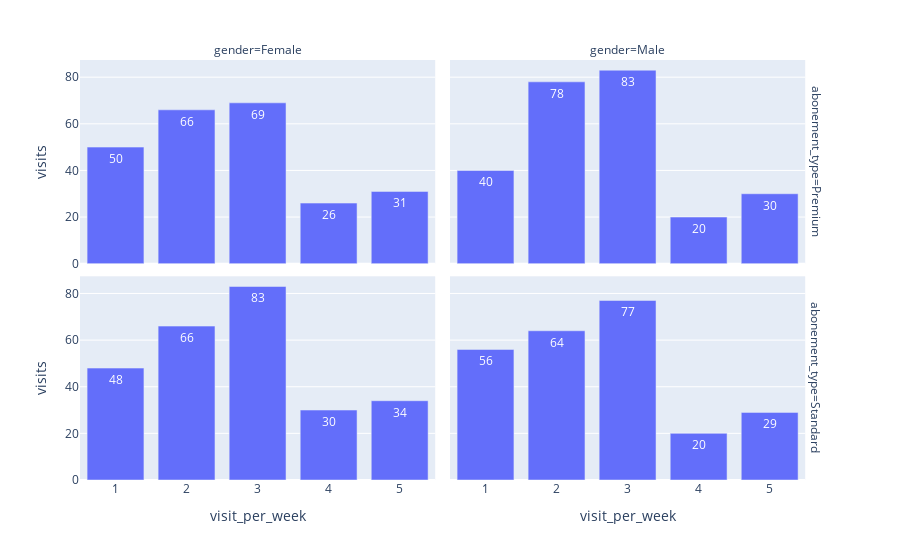

The code cell stored with this chart in its notebook:
### Code cell
data_frame = df.groupby(by=['gender','abonement_type','visit_per_week']).agg(visits = pd.NamedAgg(column = 'visit_per_week', aggfunc='count')).reset_index()
px.bar(data_frame,
       x='visit_per_week',
       y='visits',
       facet_col = 'gender',
       facet_row = 'abonement_type',
       text_auto=True)

### Figure 1 — Plotly figure (JSON) as saved in the notebook; plotly's stock layout.template omitted (floating-point values rounded to 4 significant figures)
{"data": [{"hovertemplate": "abonement_type=Premium<br>gender=Female<br>visit_per_week=%{x}<br>visits=%{y}<extra></extra>", "legendgroup": "", "marker": {"color": "#636efa", "pattern": {"shape": ""}}, "name": "", "orientation": "v", "showlegend": false, "textposition": "auto", "texttemplate": "%{y}", "type": "bar", "x": [1, 2, 3, 4, 5], "xaxis": "x3", "y": [50, 66, 69, 26, 31], "yaxis": "y3"}, {"hovertemplate": "abonement_type=Premium<br>gender=Male<br>visit_per_week=%{x}<br>visits=%{y}<extra></extra>", "legendgroup": "", "marker": {"color": "#636efa", "pattern": {"shape": ""}}, "name": "", "orientation": "v", "showlegend": false, "textposition": "auto", "texttemplate": "%{y}", "type": "bar", "x": [1, 2, 3, 4, 5], "xaxis": "x4", "y": [40, 78, 83, 20, 30], "yaxis": "y4"}, {"hovertemplate": "abonement_type=Standard<br>gender=Female<br>visit_per_week=%{x}<br>visits=%{y}<extra></extra>", "legendgroup": "", "marker": {"color": "#636efa", "pattern": {"shape": ""}}, "name": "", "orientation": "v", "showlegend": false, "textposition": "auto", "texttemplate": "%{y}", "type": "bar", "x": [1, 2, 3, 4, 5], "xaxis": "x", "y": [48, 66, 83, 30, 34], "yaxis": "y"}, {"hovertemplate": "abonement_type=Standard<br>gender=Male<br>visit_per_week=%{x}<br>visits=%{y}<extra></extra>", "legendgroup": "", "marker": {"color": "#636efa", "pattern": {"shape": ""}}, "name": "", "orientation": "v", "showlegend": false, "textposition": "auto", "texttemplate": "%{y}", "type": "bar", "x": [1, 2, 3, 4, 5], "xaxis": "x2", "y": [56, 64, 77, 20, 29], "yaxis": "y2"}], "layout": {"annotations": [{"font": {}, "showarrow": false, "text": "gender=Female", "x": 0.24, "xanchor": "center", "xref": "paper", "y": 1, "yanchor": "bottom", "yref": "paper"}, {"font": {}, "showarrow": false, "text": "gender=Male", "x": 0.74, "xanchor": "center", "xref": "paper", "y": 1, "yanchor": "bottom", "yref": "paper"}, {"font": {}, "showarrow": false, "text": "abonement_type=Standard", "textangle": 90, "x": 0.98, "xanchor": "left", "xref": "paper", "y": 0.2425, "yanchor": "middle", "yref": "paper"}, {"font": {}, "showarrow": false, "text": "abonement_type=Premium", "textangle": 90, "x": 0.98, "xanchor": "left", "xref": "paper", "y": 0.7575, "yanchor": "middle", "yref": "paper"}], "barmode": "relative", "legend": {"tracegroupgap": 0}, "margin": {"t": 60}, "xaxis": {"anchor": "y", "domain": [0, 0.48], "title": {"text": "visit_per_week"}}, "xaxis2": {"anchor": "y2", "domain": [0.5, 0.98], "matches": "x", "title": {"text": "visit_per_week"}}, "xaxis3": {"anchor": "y3", "domain": [0, 0.48], "matches": "x", "showticklabels": false}, "xaxis4": {"anchor": "y4", "domain": [0.5, 0.98], "matches": "x", "showticklabels": false}, "yaxis": {"anchor": "x", "domain": [0, 0.485], "title": {"text": "visits"}}, "yaxis2": {"anchor": "x2", "domain": [0, 0.485], "matches": "y", "showticklabels": false}, "yaxis3": {"anchor": "x3", "domain": [0.515, 1], "matches": "y", "title": {"text": "visits"}}, "yaxis4": {"anchor": "x4", "domain": [0.515, 1], "matches": "y", "showticklabels": false}}}
